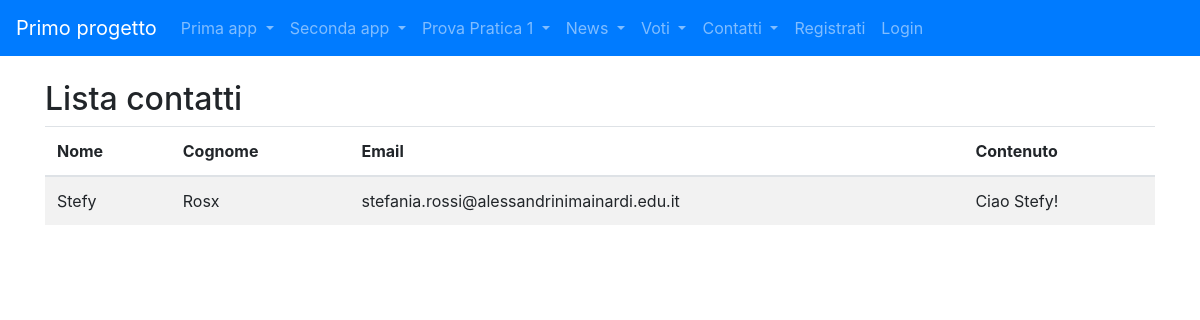
The page /forms_app/lista_contatti/ on the database its author committed.
### forms_app/models.py (models this page shows)
class Contatto(models.Model):
    nome = models.CharField(max_length=100)
    cognome = models.CharField(max_length=100)
    email = models.EmailField(max_length=200)
    contenuto = models.TextField()

### forms_app/views.py (the view)
# urls.py: path('lista_contatti/', listaContatti, name='lista_contatti'),
def listaContatti(request):
    contatti = Contatto.objects.all()
    context = {
        "contatti": contatti
    }
    return render(request, "lista_contatti.html", context)

### forms_app/templates/forms_app/lista_contatti.html
{% extends 'base.html' %}
{% block content%}
<h2> Lista contatti</h2>
<table class= "table table-striped">
    <thead>
        <tr>
            <th>Nome</th>
            <th>Cognome</th>
            <th>Email</th>
            <th>Contenuto</th>
        </tr>
    </thead>
    <tbody>
        {% for contatto in contatti%}
            <tr>
                <td>{{contatto.nome}}</td>
                <td>{{contatto.cognome}}</td>
                <td>{{contatto.email}}</td>
                <td>{{contatto.contenuto}}</td>
            </tr>
        {% endfor %}
    </tbody>
</table>
{% endblock %}

### rows shown on the page
Contatto: nome "Stefy", cognome "Rosx", email "stefania.rossi@alessandrinimainardi.edu.it", contenuto "Ciao Stefy!"
